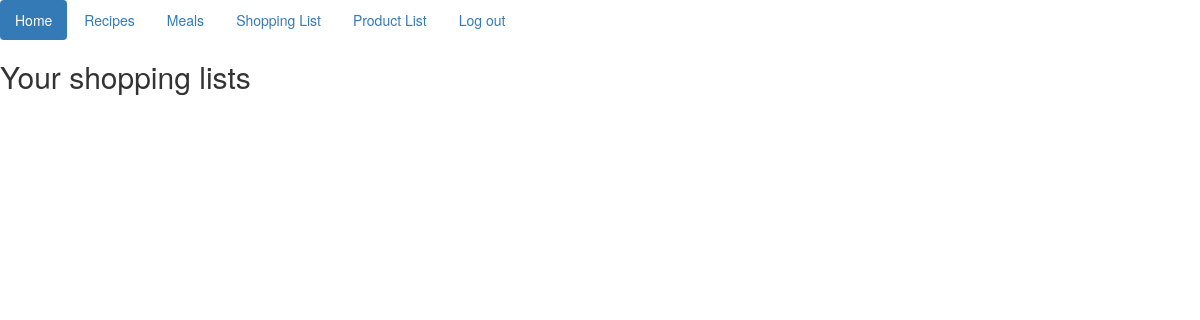
Page /shopping_lists/ (signed in) on the earlier database version.
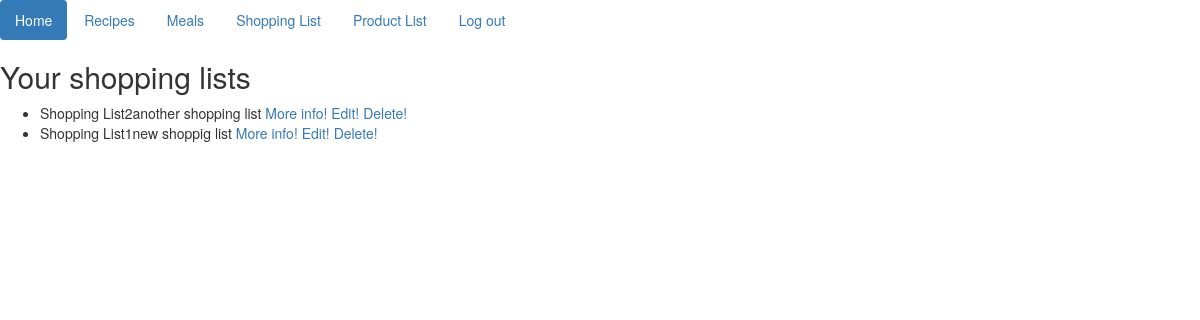
Same page on the later database version.
### recipe/models.py (models this page shows)
class ShoppingList(models.Model):
    name = models.CharField(max_length=200)
    user = models.ForeignKey(User, on_delete=models.CASCADE)
    description = models.CharField(max_length=200)
    items = models.ManyToManyField(Ingredient)
    class Meta:
        ordering = ["-id"]
    def __str__(self):
        return self.name + self.description

### website/views.py (the view)
# urls.py: url(r'^shopping_lists/', ShowShoppingLists.as_view()),
class ShowShoppingLists(ListView):
    context_object_name = 'shopping_list'
    queryset = ShoppingList.objects.all()
    def get_context_data(self, **kwargs):
        queryset = ShoppingList.objects.filter(user=self.request.user)
        context = {
            'paginator': None,
            'page_obj': None,
            'is_paginated': False,
            'object_list': queryset,
        }
        context.update(kwargs)
        return context

### templates/recipe/shoppinglist_list.html
{% extends "index.html" %}
{% block content %}
    <h2>Your shopping lists</h2>
    <ul>
        {% for shopping_list in object_list %}
            <li>{{ shopping_list }} <a href="/shopping_list/{{ shopping_list.id }}">More info!</a> <a
                    href="/edit_shopping_list/{{ shopping_list.id }}">Edit!</a> <a
                    href="/delete_shopping_list/{{ shopping_list.id }}">Delete!</a></li>
        {% endfor %}
    </ul>
{% endblock %}

### templates/index.html (shortened to what this page needs)
<!DOCTYPE html>
<html lang="en">
<head>
    <link rel="stylesheet" href="https://maxcdn.bootstrapcdn.com/bootstrap/3.3.6/css/bootstrap.min.css"
>
    <link rel="stylesheet" href="https://maxcdn.bootstrapcdn.com/bootstrap/3.3.6/css/bootstrap-theme.min.css"
>
    <link rel="stylesheet" href="//code.jquery.com/ui/1.11.0/themes/smoothness/jquery-ui.css">
    <link rel="stylesheet" href="http://code.jquery.com/ui/1.11.0/themes/smoothness/jquery-ui.css">
</head>
<body>
<ul class="nav nav-pills">
    <li role="presentation" class="active"><a href="/">Home</a></li>
    <li role="presentation"><a href="/add_recipe">Recipes</a></li>
    {% if user.is_authenticated %}
        <li role="presentation"><a href="/add_meal">Meals</a></li>
        <li role="presentation"><a href="/shopping_list">Shopping List</a></li>
        <li role="presentation"><a href="/product_list">Product List</a></li>
        <li role="presentation"><a href="/logout">Log out</a></li>
    {% else %}
        <li role="presentation"><a href="/login">Login</a></li>
        <li role="presentation"><a href="/register">Register</a></li>
    {% endif %}
</ul>
{% block content %}
{% endblock %}
</body>
</html>

Differences in the rows shown:
added ShoppingList: name+description "Shopping List2another shopping list"
added ShoppingList: name+description "Shopping List1new shoppig list"
